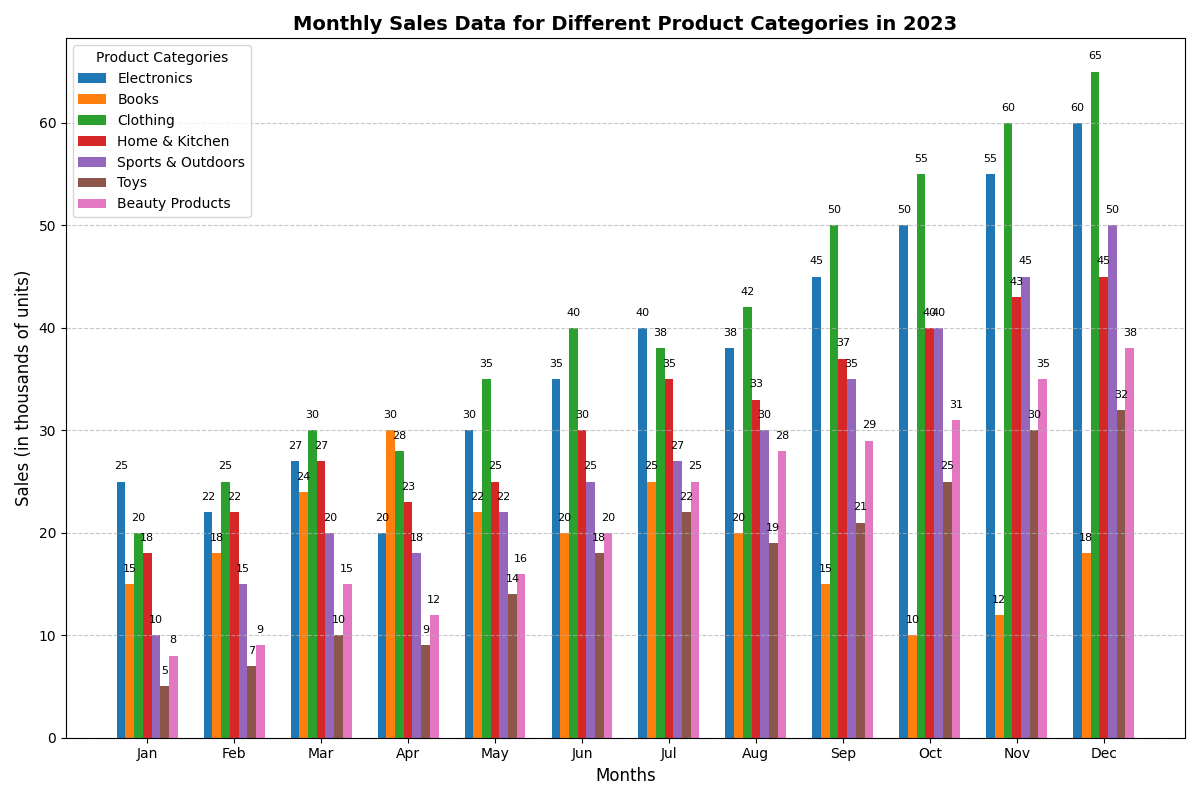

Source code (Python):
import matplotlib.pyplot as plt
import numpy as np

# Define product categories (added two new categories: Toys and Beauty Products)
categories = ['Electronics', 'Books', 'Clothing', 'Home & Kitchen', 'Sports & Outdoors', 'Toys', 'Beauty Products']

# Define months
months = ['Jan', 'Feb', 'Mar', 'Apr', 'May', 'Jun', 'Jul', 'Aug', 'Sep', 'Oct', 'Nov', 'Dec']

# Updated hypothetical monthly sales data for each category (in thousands of units)
sales_data = {
    'Electronics': [25, 22, 27, 20, 30, 35, 40, 38, 45, 50, 55, 60],
    'Books': [15, 18, 24, 30, 22, 20, 25, 20, 15, 10, 12, 18],
    'Clothing': [20, 25, 30, 28, 35, 40, 38, 42, 50, 55, 60, 65],
    'Home & Kitchen': [18, 22, 27, 23, 25, 30, 35, 33, 37, 40, 43, 45],
    'Sports & Outdoors': [10, 15, 20, 18, 22, 25, 27, 30, 35, 40, 45, 50],
    'Toys': [5, 7, 10, 9, 14, 18, 22, 19, 21, 25, 30, 32],
    'Beauty Products': [8, 9, 15, 12, 16, 20, 25, 28, 29, 31, 35, 38]
}

# Creating the plot
fig, ax = plt.subplots(figsize=(12, 8))

# Number of categories and months
num_categories = len(categories)
num_months = len(months)
width = 0.1  # Adjusted width to fit more categories

# Define position for each set of bars
x = np.arange(num_months)

# Plot the bar chart
for i, (category, sales) in enumerate(sales_data.items()):
    ax.bar(x + i * width, sales, width=width, label=category)

# Set labels and title
ax.set_xlabel('Months', fontsize=12)
ax.set_ylabel('Sales (in thousands of units)', fontsize=12)
ax.set_title('Monthly Sales Data for Different Product Categories in 2023', fontsize=14, fontweight='bold')
ax.set_xticks(x + (num_categories - 1) * width / 2)
ax.set_xticklabels(months)

# Adding grid lines and legend
ax.grid(axis='y', linestyle='--', alpha=0.7)
ax.legend(title='Product Categories')

# Annotate sales values on each bar
for i, sales in enumerate(sales_data.values()):
    for j, value in enumerate(sales):
        ax.text(j + i * width, value + 1, f'{value}', ha='center', va='bottom', fontsize=8, color='black')

# Automatically adjust the layout
plt.tight_layout()

# Display the plot
plt.show()
